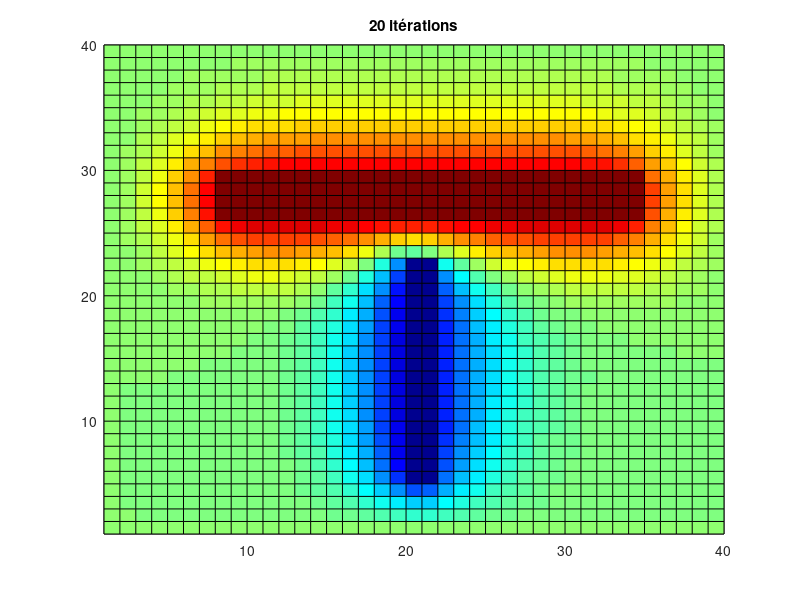

MATLAB code to generate this figure:
% Resolution equation de Laplace
%
clear
close all
clc

%% Dimensions / maillage
dx=1; % cm
dy=1; % cm
Nx = 40;
Ny = 40;

%% Potentiels / sources
v0 = 0; % condition aux limites (en V)
v1 = 100; % conducteur 1
v2 = -100; % conducteur 2

% Initialisation la matrice de calcul
V = zeros(Nx,Ny); % mettre toute la matrice a zero

%Condition aux limites 
V(1,1:Ny)=v0;
V(Nx,1:Ny)=v0;
V(1:Nx,1)=v0;
V(1:Nx,Ny)=v0;
%sources
V(26:29,8:34)=v1;
V(5:22,20:21)=v2;


%% Equation de calcul
%i=1;j=1;
for k=1:20
    for i=2:Nx-1
        for j=2:Ny-1
        V(i,j)=0.25*( V(i+1,j) + V(i-1,j) + V(i,j+1) + V(i,j-1) );
        end
    end
    %Condition aux limites 
    V(1,1:Ny)=v0;
    V(Nx,1:Ny)=v0;
    V(1:Nx,1)=v0;
    V(1:Nx,Ny)=v0;
    %sources
    V(26:29,8:34)=v1;
    V(5:22,20:21)=v2;
end




%% Figure
figure(1)
colormap(jet);
pcolor(V);
title("20 itérations");